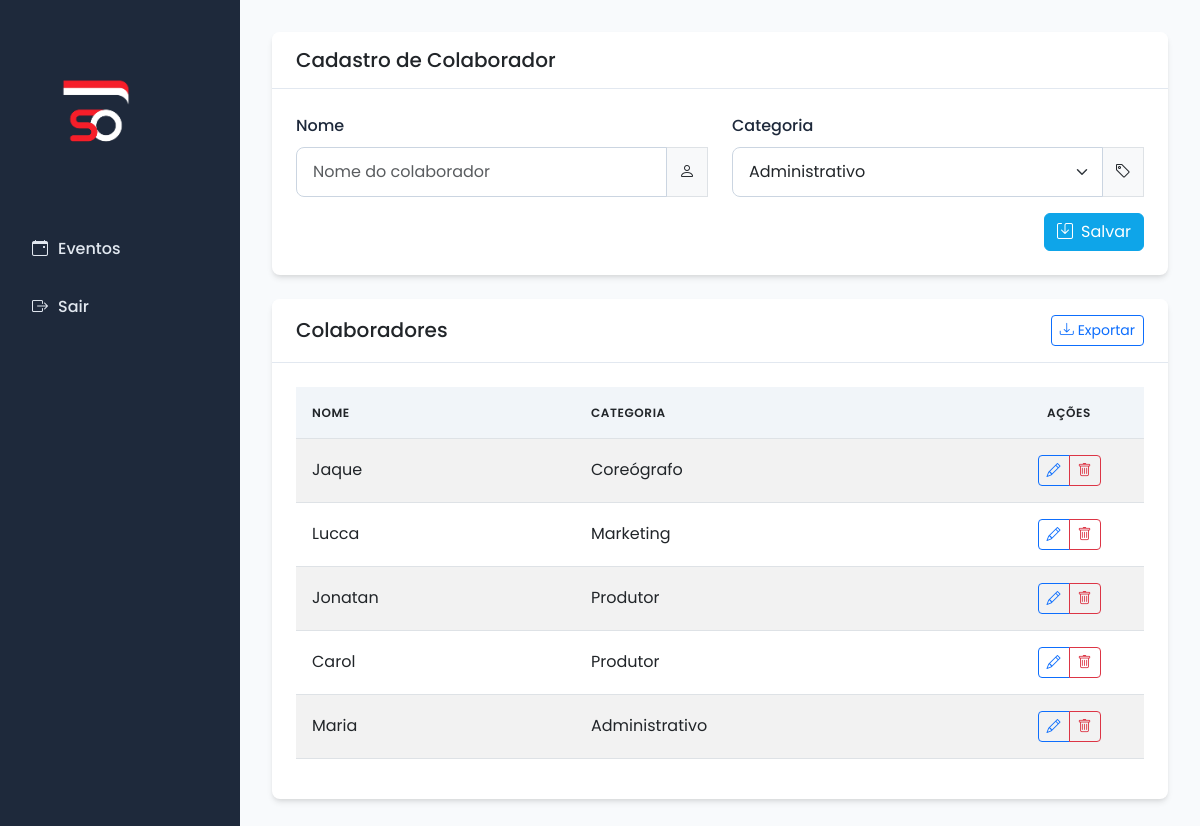
The app's page /cadastros/colaboradores with its own data.
### models.py (models this page shows)
class Colaborador(db.Model):
    __tablename__ = 'colaborador'
    id_colaborador = db.Column(db.Integer, primary_key=True)
    nome = db.Column(db.String, nullable=False)
    id_categoria_colaborador = db.Column(db.Integer, db.ForeignKey('categoria_colaborador.id_categoria_colaborador'))
    categoria = db.relationship('CategoriaColaborador')

class CategoriaColaborador(db.Model):
    __tablename__ = 'categoria_colaborador'
    id_categoria_colaborador = db.Column(db.Integer, primary_key=True)
    nome = db.Column(db.String, nullable=False)

### app.py (the view, shortened to what this page needs)
@app.route('/cadastros/colaboradores', methods=['GET', 'POST'])
def cadastrar_colaborador():
    form = ColaboradorForm()
    form.id_categoria_colaborador.choices = [(c.id_categoria_colaborador, c.nome) for c in CategoriaColaborador.query.all()]
    colaboradores = Colaborador.query.all()
    return render_template('colaboradores.html', form=form, colaboradores=colaboradores)

### forms.py
class ColaboradorForm(FlaskForm):
    nome = StringField('Nome', validators=[InputRequired()])
    id_categoria_colaborador = SelectField('Categoria', coerce=int)

### templates/colaboradores.html (shortened to what this page needs)
{% extends 'base.html' %}
{% block content %}
<div class="card mb-4">
    <div class="card-header d-flex justify-content-between align-items-center">
        <h5 class="mb-0">Cadastro de Colaborador</h5>
    </div>
    <div class="card-body">
        <form method="POST" class="needs-validation" novalidate>
            <div class="row">
                <div class="col-md-6 mb-3">
                    {{ form.nome.label(class="form-label") }}
                    <div class="input-group">
                        {{ form.nome(class="form-control", placeholder="Nome do colaborador", required=true) }}
                        <span class="input-group-text"><i class="bi bi-person"></i></span>
                    </div>
                </div>
                <div class="col-md-6 mb-3">
                    {{ form.id_categoria_colaborador.label(class="form-label") }}
                    <div class="input-group">
                        {{ form.id_categoria_colaborador(class="form-select", required=true) }}
                        <span class="input-group-text"><i class="bi bi-tag"></i></span>
                    </div>
                </div>
            </div>
            <div class="d-flex justify-content-end">
                <button type="submit" class="btn btn-primary">
                    <i class="bi bi-save me-2"></i>Salvar
                </button>
            </div>
        </form>
    </div>
</div>
<div class="card">
    <div class="card-header d-flex justify-content-between align-items-center">
        <h5 class="mb-0">Colaboradores</h5>
        <div>
            <button class="btn btn-sm btn-outline-primary" id="btnExportar">
                <i class="bi bi-download me-1"></i>Exportar
            </button>
        </div>
    </div>
    <div class="card-body">
        {% if colaboradores %}
        <div class="table-responsive">
            <table class="table table-hover table-striped">
                <thead>
                    <tr>
                        <th>Nome</th>
                        <th>Categoria</th>
                        <th class="text-center" style="width: 150px;">Ações</th>
                    </tr>
                </thead>
                <tbody>
                    {% for col in colaboradores %}
                    <tr>
                        <td>{{ col.nome }}</td>
                        <td>{{ col.categoria.nome if col.categoria else '—' }}</td>
                        <td class="text-center">
                            <div class="btn-group" role="group">
                                <a href="{{ url_for('editar_colaborador', id=col.id_colaborador) }}" class="btn btn-sm btn-outline-primary" title="Editar">
                                    <i class="bi bi-pencil"></i>
                                </a>
                                <a href="{{ url_for('excluir_colaborador', id=col.id_colaborador) }}" class="btn btn-sm btn-outline-danger"
                                   onclick="return confirm('Tem certeza que deseja excluir este colaborador?')" title="Excluir">
                                    <i class="bi bi-trash"></i>
                                </a>
                            </div>
                        </td>
                    </tr>
                    {% endfor %}
                </tbody>
            </table>
        </div>
        {% else %}
        <div class="alert alert-info">
            <i class="bi bi-info-circle me-2"></i>Nenhum colaborador cadastrado.
        </div>
        {% endif %}
    </div>
</div>
{% endblock %}

### static/style.css (style rules this page uses)
:root { --primary: #1e293b; --primary-light: #334155; --secondary: #0ea5e9; --success: #10b981; --danger: #ef4444; --warning: #f59e0b; --info: #3b82f6; --light: #f8fafc; --dark: #0f172a; --spacing-xs: 0.25rem; --spacing-sm: 0.5rem; --spacing-md: 1rem; --spacing-lg: 1.5rem; --spacing-xl: 2rem; --border-radius: 0.5rem; --box-shadow: 0 4px 6px -1px rgba(0, 0, 0, 0.1), 0 2px 4px -1px rgba(0, 0, 0, 0.06); }
body { font-family: 'Poppins', sans-serif; font-size: 16px; line-height: 1.6; color: #334155; background-color: #f8fafc; margin: 0; padding: 0; }
.btn-primary { background-color: var(--secondary); border-color: var(--secondary); }
.card { border-radius: var(--border-radius); box-shadow: var(--box-shadow); border: none; margin-bottom: var(--spacing-lg); overflow: hidden; }
.card-header { background-color: white; border-bottom: 1px solid #e2e8f0; padding: var(--spacing-md) var(--spacing-lg); font-weight: 600; }
.card-body { padding: var(--spacing-lg); }
.form-control { border-radius: var(--border-radius); padding: 0.75rem 1rem; border: 1px solid #cbd5e1; transition: all 0.2s ease; }
.form-label { font-weight: 500; margin-bottom: 0.5rem; color: var(--primary); }
.form-select { border-radius: var(--border-radius); padding: 0.75rem 1rem; border: 1px solid #cbd5e1; }
.table { border-collapse: separate; border-spacing: 0; width: 100%; }
.table th { background-color: #f1f5f9; font-weight: 600; text-transform: uppercase; font-size: 0.75rem; letter-spacing: 0.05em; padding: 1rem; }
.table td { padding: 1rem; vertical-align: middle; }
.table-striped tbody tr:nth-of-type(odd) { background-color: #f8fafc; }

### records on screen
Colaborador: nome "Jaque", categoria "Coreógrafo"
Colaborador: nome "Lucca", categoria "Marketing"
Colaborador: nome "Jonatan", categoria "Produtor"
Colaborador: nome "Carol", categoria "Produtor"
Colaborador: nome "Maria", categoria "Administrativo"
